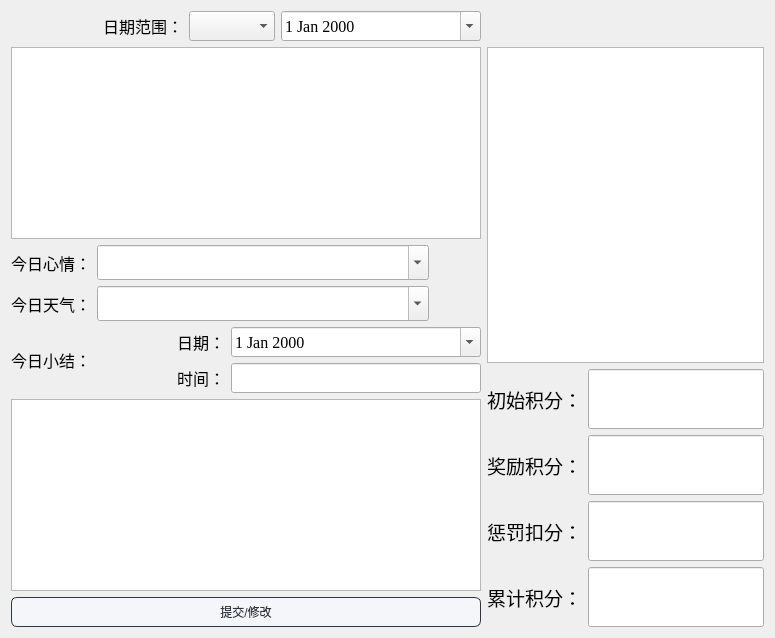
      <widget class="QWidget" name="page_10">
       <layout class="QGridLayout" name="gridLayout_15">
        <item row="4" column="0">
         <layout class="QHBoxLayout" name="horizontalLayout_28">
          <item>
           <widget class="QLabel" name="label_8">
            <property name="minimumSize">
             <size>
              <width>30</width>
              <height>0</height>
             </size>
            </property>
            <property name="font">
             <font>
              <family>楷体</family>
              <pointsize>12</pointsize>
             </font>
            </property>
            <property name="text">
             <string>今日小结：</string>
            </property>
           </widget>
          </item>
          <item>
           <spacer name="horizontalSpacer_11">
            <property name="orientation">
             <enum>Qt::Horizontal</enum>
            </property>
            <property name="sizeHint" stdset="0">
             <size>
              <width>40</width>
              <height>20</height>
             </size>
            </property>
           </spacer>
          </item>
          <item>
           <layout class="QVBoxLayout" name="verticalLayout_2">
            <item>
             <layout class="QHBoxLayout" name="horizontalLayout_27">
              <item>
               <spacer name="horizontalSpacer_14">
                <property name="orientation">
                 <enum>Qt::Horizontal</enum>
                </property>
                <property name="sizeHint" stdset="0">
                 <size>
                  <width>40</width>
                  <height>20</height>
                 </size>
                </property>
               </spacer>
              </item>
              <item>
               <widget class="QLabel" name="label_9">
                <property name="minimumSize">
                 <size>
                  <width>0</width>
                  <height>0</height>
                 </size>
                </property>
                <property name="font">
                 <font>
                  <family>楷体</family>
                  <pointsize>12</pointsize>
                 </font>
                </property>
                <property name="text">
                 <string>日期：</string>
                </property>
               </widget>
              </item>
              <item>
               <widget class="QDateEdit" name="dailyDate">
                <property name="minimumSize">
                 <size>
                  <width>250</width>
                  <height>30</height>
                 </size>
                </property>
                <property name="maximumSize">
                 <size>
                  <width>300</width>
                  <height>16777215</height>
                 </size>
                </property>
                <property name="font">
                 <font>
                  <family>Times New Roman</family>
                  <pointsize>12</pointsize>
                 </font>
                </property>
                <property name="calendarPopup">
                 <bool>true</bool>
                </property>
               </widget>
              </item>
             </layout>
            </item>
            <item>
             <layout class="QHBoxLayout" name="horizontalLayout_26">
              <item>
               <spacer name="horizontalSpacer_15">
                <property name="orientation">
                 <enum>Qt::Horizontal</enum>
                </property>
                <property name="sizeHint" stdset="0">
                 <size>
                  <width>40</width>
                  <height>20</height>
                 </size>
                </property>
               </spacer>
              </item>
              <item>
               <widget class="QLabel" name="label_10">
                <property name="minimumSize">
                 <size>
                  <width>0</width>
                  <height>0</height>
                 </size>
                </property>
                <property name="font">
                 <font>
                  <family>楷体</family>
                  <pointsize>12</pointsize>
                 </font>
                </property>
                <property name="text">
                 <string>时间：</string>
                </property>
               </widget>
              </item>
              <item>
               <widget class="QLineEdit" name="dailyTime">
                <property name="minimumSize">
                 <size>
                  <width>250</width>
                  <height>30</height>
                 </size>
                </property>
                <property name="maximumSize">
                 <size>
                  <width>300</width>
                  <height>16777215</height>
                 </size>
                </property>
                <property name="font">
                 <font>
                  <family>Times New Roman</family>
                  <pointsize>11</pointsize>
                 </font>
                </property>
                <property name="readOnly">
                 <bool>true</bool>
                </property>
               </widget>
              </item>
             </layout>
            </item>
           </layout>
          </item>
         </layout>
        </item>
        <item row="5" column="0">
         <widget class="QTextBrowser" name="dailyDairy">
          <property name="maximumSize">
           <size>
            <width>16777215</width>
            <height>400</height>
           </size>
          </property>
          <property name="font">
           <font>
            <family>楷体</family>
            <pointsize>16</pointsize>
           </font>
          </property>
          <property name="readOnly">
           <bool>false</bool>
          </property>
         </widget>
        </item>
        <item row="1" column="1" rowspan="6">
         <layout class="QVBoxLayout" name="verticalLayout_4" stretch="0,0">
          <item>
           <widget class="QTableView" name="tab3table"/>
          </item>
          <item>
           <layout class="QVBoxLayout" name="verticalLayout_11">
            <item>
             <layout class="QHBoxLayout" name="horizontalLayout_13">
              <item>
               <widget class="QLabel" name="label_12">
                <property name="minimumSize">
                 <size>
                  <width>0</width>
                  <height>60</height>
                 </size>
                </property>
                <property name="font">
                 <font>
                  <family>楷体</family>
                  <pointsize>14</pointsize>
                 </font>
                </property>
                <property name="text">
                 <string>初始积分：</string>
                </property>
               </widget>
              </item>
              <item>
               <widget class="QLineEdit" name="startPoint">
                <property name="minimumSize">
                 <size>
                  <width>0</width>
                  <height>60</height>
                 </size>
                </property>
                <property name="font">
                 <font>
                  <family>黑体</family>
                  <pointsize>14</pointsize>
                 </font>
                </property>
               </widget>
              </item>
             </layout>
            </item>
            <item>
             <layout class="QHBoxLayout" name="horizontalLayout_14">
              <item>
               <widget class="QLabel" name="label_13">
                <property name="minimumSize">
                 <size>
                  <width>0</width>
                  <height>60</height>
                 </size>
                </property>
                <property name="font">
                 <font>
                  <family>楷体</family>
                  <pointsize>14</pointsize>
                 </font>
                </property>
                <property name="text">
                 <string>奖励积分：</string>
                </property>
               </widget>
              </item>
              <item>
               <widget class="QLineEdit" name="plusPoint">
                <property name="minimumSize">
                 <size>
                  <width>0</width>
                  <height>60</height>
                 </size>
                </property>
                <property name="font">
                 <font>
                  <family>黑体</family>
                  <pointsize>14</pointsize>
                 </font>
                </property>
               </widget>
              </item>
             </layout>
            </item>
            <item>
             <layout class="QHBoxLayout" name="horizontalLayout_15">
              <item>
               <widget class="QLabel" name="label_14">
                <property name="minimumSize">
                 <size>
                  <width>0</width>
                  <height>60</height>
                 </size>
                </property>
                <property name="font">
                 <font>
                  <family>楷体</family>
                  <pointsize>14</pointsize>
                 </font>
                </property>
                <property name="text">
                 <string>惩罚扣分：</string>
                </property>
               </widget>
              </item>
              <item>
               <widget class="QLineEdit" name="minPoint">
                <property name="minimumSize">
                 <size>
                  <width>0</width>
                  <height>60</height>
                 </size>
                </property>
                <property name="font">
                 <font>
                  <family>黑体</family>
                  <pointsize>14</pointsize>
                 </font>
                </property>
               </widget>
              </item>
             </layout>
            </item>
            <item>
             <layout class="QHBoxLayout" name="horizontalLayout_16">
              <item>
               <widget class="QLabel" name="label_15">
                <property name="minimumSize">
                 <size>
                  <width>0</width>
                  <height>60</height>
                 </size>
                </property>
                <property name="font">
                 <font>
                  <family>楷体</family>
                  <pointsize>14</pointsize>
                 </font>
                </property>
                <property name="text">
                 <string>累计积分：</string>
                </property>
               </widget>
              </item>
              <item>
               <widget class="QLineEdit" name="endPoint">
                <property name="minimumSize">
                 <size>
                  <width>0</width>
                  <height>60</height>
                 </size>
                </property>
                <property name="font">
                 <font>
                  <family>黑体</family>
                  <pointsize>14</pointsize>
                 </font>
                </property>
               </widget>
              </item>
             </layout>
            </item>
           </layout>
          </item>
         </layout>
        </item>
        <item row="2" column="0">
         <layout class="QHBoxLayout" name="horizontalLayout_19">
          <item>
           <widget class="QLabel" name="label_2">
            <property name="minimumSize">
             <size>
              <width>30</width>
              <height>0</height>
             </size>
            </property>
            <property name="font">
             <font>
              <family>楷体</family>
              <pointsize>12</pointsize>
             </font>
            </property>
            <property name="text">
             <string>今日心情：</string>
            </property>
           </widget>
          </item>
          <item>
           <widget class="QComboBox" name="dailyMood">
            <property name="minimumSize">
             <size>
              <width>332</width>
              <height>35</height>
             </size>
            </property>
            <property name="font">
             <font>
              <family>楷体</family>
              <pointsize>12</pointsize>
             </font>
            </property>
            <property name="editable">
             <bool>true</bool>
            </property>
           </widget>
          </item>
          <item>
           <spacer name="horizontalSpacer_8">
            <property name="orientation">
             <enum>Qt::Horizontal</enum>
            </property>
            <property name="sizeHint" stdset="0">
             <size>
              <width>40</width>
              <height>20</height>
             </size>
            </property>
           </spacer>
          </item>
         </layout>
        </item>
        <item row="0" column="0">
         <layout class="QHBoxLayout" name="horizontalLayout_25">
          <item>
           <spacer name="horizontalSpacer_13">
            <property name="orientation">
             <enum>Qt::Horizontal</enum>
            </property>
            <property name="sizeHint" stdset="0">
             <size>
              <width>40</width>
              <height>20</height>
             </size>
            </property>
           </spacer>
          </item>
          <item>
           <widget class="QLabel" name="label">
            <property name="minimumSize">
             <size>
              <width>30</width>
              <height>0</height>
             </size>
            </property>
            <property name="font">
             <font>
              <family>楷体</family>
              <pointsize>12</pointsize>
             </font>
            </property>
            <property name="text">
             <string>日期范围：</string>
            </property>
           </widget>
          </item>
          <item>
           <widget class="QComboBox" name="YMD">
            <property name="minimumSize">
             <size>
              <width>0</width>
              <height>30</height>
             </size>
            </property>
            <property name="font">
             <font>
              <family>楷体</family>
              <pointsize>12</pointsize>
             </font>
            </property>
           </widget>
          </item>
          <item>
           <widget class="QDateEdit" name="YMD_choose">
            <property name="minimumSize">
             <size>
              <width>200</width>
              <height>30</height>
             </size>
            </property>
            <property name="font">
             <font>
              <family>Times New Roman</family>
              <pointsize>12</pointsize>
             </font>
            </property>
            <property name="calendarPopup">
             <bool>true</bool>
            </property>
           </widget>
          </item>
         </layout>
        </item>
        <item row="3" column="0">
         <layout class="QHBoxLayout" name="horizontalLayout_21">
          <item>
           <widget class="QLabel" name="label_7">
            <property name="minimumSize">
             <size>
              <width>20</width>
              <height>0</height>
             </size>
            </property>
            <property name="font">
             <font>
              <family>楷体</family>
              <pointsize>12</pointsize>
             </font>
            </property>
            <property name="text">
             <string>今日天气：</string>
            </property>
           </widget>
          </item>
          <item>
           <widget class="QComboBox" name="dailyWeather">
            <property name="minimumSize">
             <size>
              <width>332</width>
              <height>35</height>
             </size>
            </property>
            <property name="font">
             <font>
              <family>楷体</family>
              <pointsize>12</pointsize>
             </font>
            </property>
            <property name="editable">
             <bool>true</bool>
            </property>
           </widget>
          </item>
          <item>
           <spacer name="horizontalSpacer_9">
            <property name="orientation">
             <enum>Qt::Horizontal</enum>
            </property>
            <property name="sizeHint" stdset="0">
             <size>
              <width>40</width>
              <height>20</height>
             </size>
            </property>
           </spacer>
          </item>
         </layout>
        </item>
        <item row="1" column="0">
         <widget class="QTableView" name="YMD_detial"/>
        </item>
        <item row="6" column="0">
         <widget class="QPushButton" name="dailyInfo_ok">
          <property name="styleSheet">
           <string notr="true">QPushButton{
	font: 10pt &quot;微软雅黑&quot;;
    color: #2f3640;
    background-color: #f5f6fa;
    border-color: #2f3640;
    border-radius: 6px;
    border-style: solid;
    border-width: 1px;
    padding: 5px;
}

/**鼠标停留在按钮上的样式**/
QPushButton::hover{	
    color: #FFFFFF;
    background-color: #718093;
    border-color: #2f3640;
}

/**鼠标按压下去的样式**/
QPushButton::pressed,QPushButton::checked{
    color: #FFFFFF;
    background-color: qlineargradient(spread:pad, x1:0, y1:0, x2:0, y2:1, stop:0 #273c75, stop:1 #487eb0);
}

/**按钮失能情况下样式**/
QPushButton::disabled{
    color: #FFFFFF;
    background-color: #dcdde1;
    border-color: #dcdde1;
}
</string>
          </property>
          <property name="text">
           <string>提交/修改</string>
          </property>
         </widget>
        </item>
       </layout>
      </widget>
